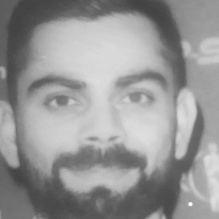
#> input picture FaceRecognition/SampleFace/Person_Face2.41.jpg, 219 x 219 px, found by its file name; its folder holds only this picture in this run
$ python SystemTrain.py
#> lines starting #> are read from the running program, lines starting #| are printed output that depends on the picture
import cv2
import os
import numpy as np


face_class=cv2.CascadeClassifier('Classifier\haarcascade_frontalface_default.xml')
folder = 'Sampleface'
print ("adding faces to the system")

## Function to load all the images and corresponding ids
def load_images_from_folder(folder):
#> called with folder = 'Sampleface'
    images = []
    identification=[]

    for filename in os.listdir(folder):
        img = cv2.imread(os.path.join(folder,filename))
#> img is the input picture: shape (219, 219, 3); min 65, max 255, mean 149.9
        gray=cv2.cvtColor(img,cv2.COLOR_BGR2GRAY)

        ids = int(os.path.split(filename)[1].split(".")[0].replace("Person_Face", ""))  ## Filtering Id value from File Name
        faces=face_class.detectMultiScale(gray)  ## Detecting faces again just to double check
#> faces = [[13, 30, 178, 178]]


        for x,y,w,h in faces:
            image=np.array(gray[y:y+h,x:x+w],'uint8') #converting image to numpy array just to make sure no error happens.
            images.append(image)
            identification.append(ids)
            cv2.imshow("Adding faces to traning set...", image)
            cv2.waitKey(10)
#> this loop made 1 pass
#> pass 1, in load_images_from_folder, `image=np.array(gray[y:y+h,x:x+w],'uint8')`:
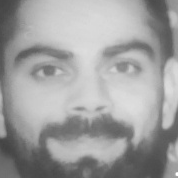
#> image: shape (178, 178); min 65, max 255, mean 158.7
#> after the loop, identification = [2]; images = 1 item


    return images,identification

images, identification = load_images_from_folder(folder)
#> images = 1 item; identification = [2]
print(type(images[0]))
#| <class 'numpy.ndarray'>
cv2.imshow("test..", images[0])

cv2.waitKey(10)
recognizer = cv2.face.LBPHFaceRecognizer_create()
recognizer.train(images, np.array(identification))  ###Training the module
recognizer.save('trainer/trainer.yml')  ###Saving the trained module.This will use to Recognize the face later on.
cv2.destroyAllWindows()
print('completed')
